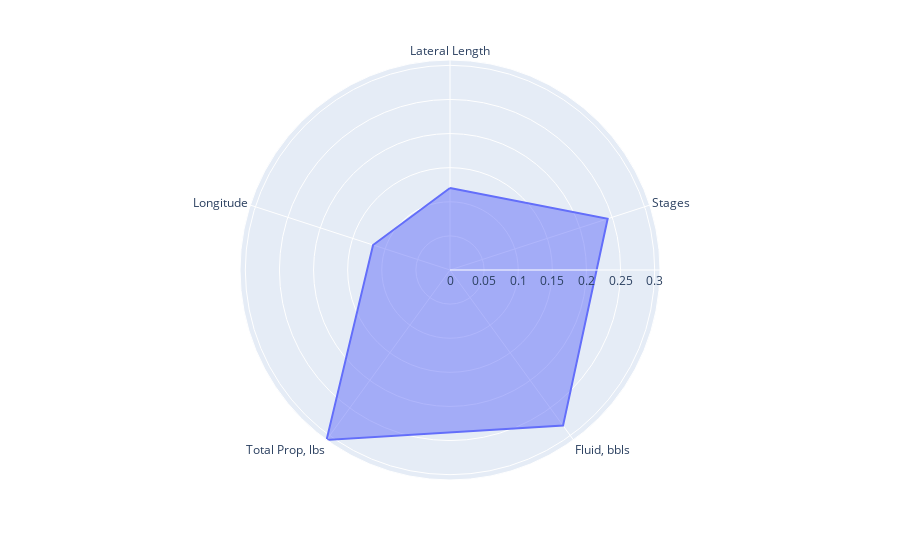

The notebook cell this image was saved under:
### Code cell
#create dictionary for angle and radius values 
df = pd.DataFrame(dict(
    r= radius_values,
    theta= features))

#create radar chart
fig = px.line_polar(df, r='r', theta='theta', line_close=True)

#fill in area
fig.update_traces(fill='toself')

#plot chart
fig.show()

### Figure 1 — Plotly figure (JSON) as saved in the notebook; plotly's stock layout.template omitted (floating-point values rounded to 4 significant figures)
{"data": [{"fill": "toself", "hovertemplate": "r=%{r}<br>theta=%{theta}<extra></extra>", "legendgroup": "", "line": {"color": "#636efa", "dash": "solid"}, "mode": "lines", "name": "", "r": [0.1201, 0.243, 0.2819, 0.3078, 0.1186, 0.1201], "showlegend": false, "subplot": "polar", "theta": ["Lateral Length", "Stages", "Fluid, bbls", "Total Prop, lbs", "Longitude", "Lateral Length"], "type": "scatterpolar"}], "layout": {"legend": {"tracegroupgap": 0}, "margin": {"t": 60}, "polar": {"angularaxis": {"direction": "clockwise", "rotation": 90}, "domain": {"x": [0, 1], "y": [0, 1]}}}}
